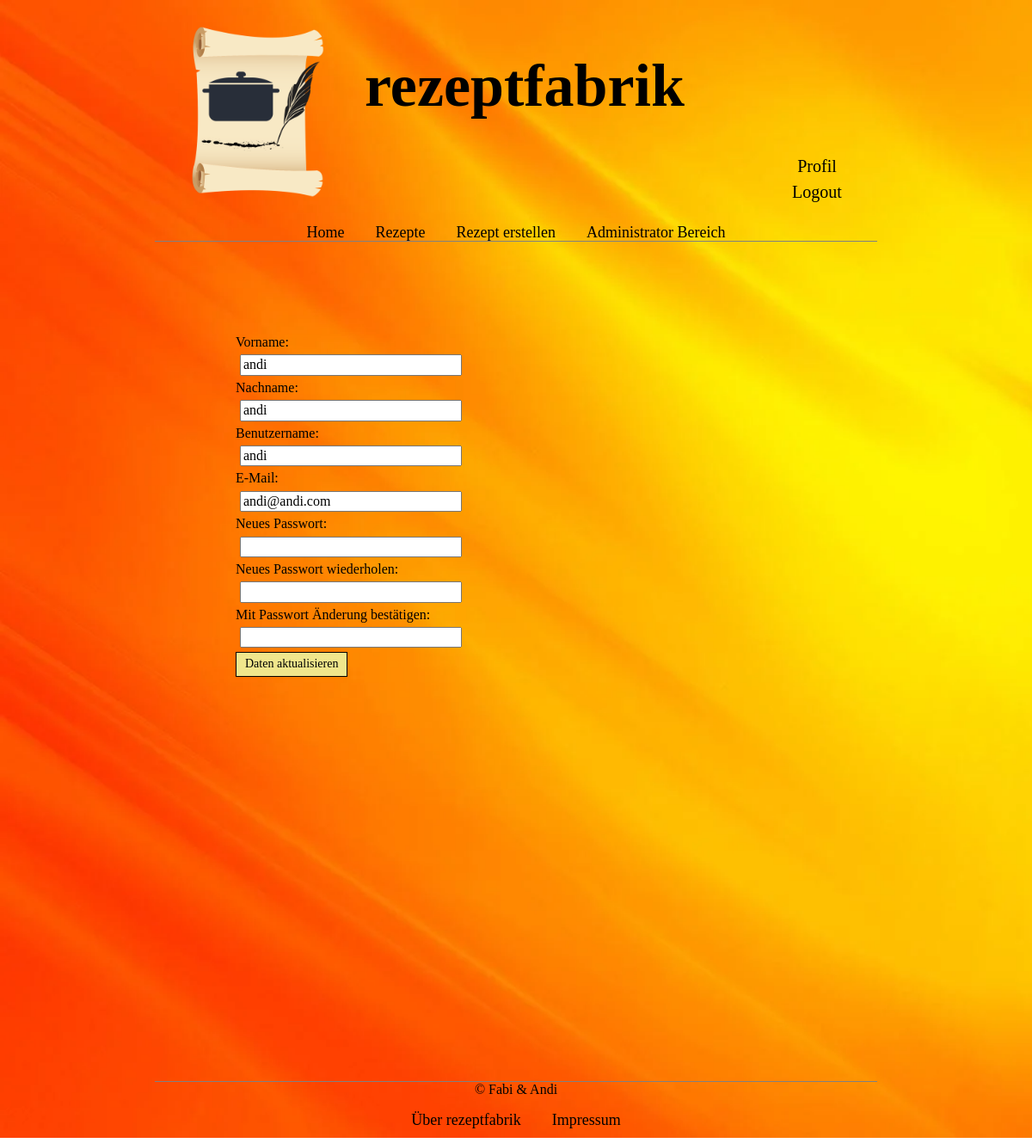
Screenshot of /profile.update.php (signed in) with the database file from the repository.
### tables this page shows
CREATE TABLE user
(
    id        INTEGER AUTO_INCREMENT,
    firstname VARCHAR(30)  NOT NULL,
    lastname  VARCHAR(30)  NOT NULL,
    user_name VARCHAR(30)  NOT NULL,
    email     VARCHAR(255) NOT NULL,
    password  TEXT         NOT NULL,
    PRIMARY KEY (id),
    UNIQUE KEY (user_name),
    UNIQUE KEY (email)
);

### manager/usermanager.php (called while the page is built, shortened)
<?php
require_once __DIR__ . '/../model/user.php';
class UserManager
{
    private PDO $conn;
    public function __construct(PDO $conn)
    {
        $this->conn = $conn;
    }
    function getUserById(int $id): User|bool
    {
        $ps = $this->conn->prepare('SELECT * FROM user WHERE id = :id');
        $ps->bindValue('id', $id);
        $ps->execute();
        if ($row = $ps->fetch()) {
            return new User($row['id'], $row['firstname'], $row['lastname'], $row['user_name'], $row['email'], $row['password']);
        }
        return false;
    }
}

### inc/profileupdateinclude.php (called while the page is built, shortened)
<?php
if (isset($_SESSION['loggedin']) && $_SESSION['user_id'] != null) {
    $user = $userManager->getUserById($_SESSION['user_id']);
}

### model/user.php (called while the page is built, shortened)
<?php
class User
{
    public function __construct(int $id, string $firstname, string $lastname, string $user_name, string $email, string $password)
    {
        $this->firstname = $firstname;
        $this->lastname = $lastname;
        $this->user_name = $user_name;
        $this->email = $email;
    }
}

### profile.update.php (the view, shortened to what this page needs)
<?php
require_once 'inc/maininclude.php';
require_once 'inc/profileupdateinclude.php';
?>
<!DOCTYPE HTML>
<html lang="de">
<head>
    <link rel="stylesheet" href="css/style.css"/>
</head>
<body>
<div class="body">
    <header>
        <?php
        include "inc/header.php";
        include "inc/navbar.php";
        ?>
    </header>
    <div class="content">
        <form action="profile.update.php" method="POST">
            <div>
                <label for="firstname">Vorname:</label>
                <input type="text" name="firstname" id="firstname" value="<?php echo $user->firstname ?>">
            </div>
            <div>
                <label for="lastname">Nachname:</label>
                <input type="text" name="lastname" id="lastname" value="<?php echo $user->lastname ?>">
            </div>
            <div>
                <label for="user_name">Benutzername:</label>
                <input type="text" name="user_name" id="user_name" value="<?php echo $user->user_name ?>">
            </div>
            <div>
                <label for="email">E-Mail:</label>
                <input type="email" name="email" id="email" value="<?php echo $user->email ?>">
            </div>
            <div>
                <label for="newpassword">Neues Passwort:</label>
                <input type="password" name="newpassword" id="newpassword">
            </div>
            <div>
                <label for="newpasswordrepeat">Neues Passwort wiederholen:</label>
                <input type="password" name="newpasswordrepeat" id="newpasswordrepeat">
            </div>
            <div>
                <label for="password">Mit Passwort Änderung bestätigen:</label>
                <input type="password" name="password" id="password">
            </div>
            <div>
                <button name="btupdate">Daten aktualisieren</button>
            </div>
        </form>
    </div>
    <?php include 'inc/footer.php'; ?>
</div>
</body>
</html>

### css/style.css (style rules this page uses)
* { font-family: Verdana, Tahoma, Arial sans-serif; }
.body { font-size: 16px; max-width: 1200px; margin: 0 auto; width: 70%; min-height: 1200px; max-height: 6000px; background-image: url(../img/background.jpeg); background-size: cover; padding-left: 15%; padding-right: 15%; padding-bottom: 10px; }
header { border-bottom: 1px solid grey; margin-bottom: 8px; width: 100%; height: 280px; display: inline-block; text-align: center; }
.content { width: 80%; min-height: 850px; max-height: 3500px; margin-top: 100px; padding-left: 10%; padding-right: 10%; padding-bottom: 10px; }
form { margin: 10px; }
form input { display: block; width: 250px; margin: 5px; }
button, .button { background-color: khaki; border: 1px solid black; color: black; font-size: 14px; padding: 5px 10px; text-decoration: none; }

### rows the page displays
user: firstname "andi", lastname "andi", user_name "andi", email "andi@andi.com"
